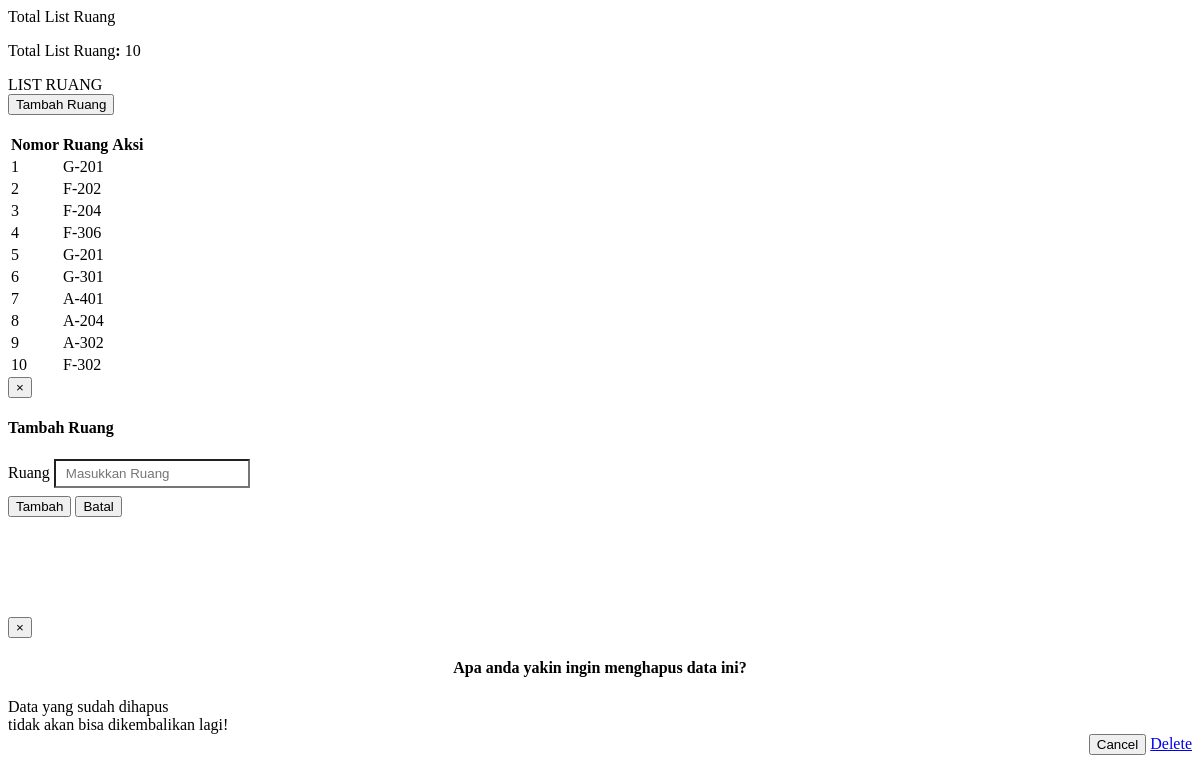
/dosen/admin-master/ruang/list-ruang.php, run on the app's committed database.
### tables this page shows
CREATE TABLE `ruang` (
  `id_ruang` int(10) NOT NULL,
  `nama_ruang` varchar(20) DEFAULT NULL
);

### dosen/admin-master/ruang/list-ruang.php (the view, shortened to what this page needs)
      <?php
$select_ruang = mysqli_query($koneksi,"SELECT * FROM ruang");
?>
<div class="list-jenis">
	<div class="row">
	 <div class="col-sm-2">
	  <section class="panel panel-default">
	   <div class="panel panel-heading">Total List Ruang</div>
		<div class="panel panel-body">
			<p>Total List Ruang<b>:</b>
			<?php
				echo mysqli_num_rows($select_ruang);
			?>
			</p>
		</div>
	 </div>
	 <div class="col-sm-10">
	  <section class="panel panel-default">
		<header class="panel-heading">LIST RUANG</header>
		<div class="panel-body">
		 <nav>
			<button type="button" data-target="#ModalAdd" data-toggle="modal" class="btn btn-warning">
			 <i class="fa fa-plus"></i> Tambah Ruang
			</button>
		 </nav>
		 <br>
		 <div class="table-responsive">
		  <table class="table table-bordered" id="example">
			<thead>
			 <tr>
			  <th>
			   Nomor
			  </th>
			  <th>
			   Ruang
			  </th>
			  <th>
			   Aksi
			  </th>
			 </tr>
			</thead>
			<tbody>
			<?php
			$no = 1;
			while($row_ruang = mysqli_fetch_array($select_ruang)){
			  echo '<tr>';
			  echo '<td>'.$no++.'</td>';
			  echo '<td>'.$row_ruang['nama_ruang'].'</td>';
			  echo "<td><a href='?hal=admin-master/ruang/edit-ruang&id_ruang=".$row_ruang['id_ruang']."' class='btn btn-warning' role='button'><i class='glyphicon glyphicon-pencil'></i></a>
                        <a href='#modal_delete' data-id='".$row_ruang['id_ruang']."' data-toggle='modal' class='btn btn-danger buang' role='button'><i class='glyphicon glyphicon-trash'></i></a>
					</td>";
			  echo '</tr>';
			 }
			?>
			</tbody>
			</table>
		 </div>
		</div>
	  </section>
	 </div>
	</div>
</div>
		<div id="ModalAdd" class="modal fade" tabindex="-1" role="dialog">
			<div class="modal-dialog">
				<div class="modal-content">
					<div class="modal-header">
						<button type="button" class="close" data-dismiss="modal" aria-label="Close"><span aria-hidden="true">&times;</span></button>
						<h4 class="modal-title">Tambah Ruang</h4>
					</div>
					<div class="modal-body">
						<form action="" name="modal_popup" method="post">
							<label for="ruang">Ruang</label>
							<input name="nama_ruang" type="text" id="ruang" class="form-control" placeholder="Masukkan Ruang" required />
							<br>
							<div class="modal-footer">
								<button class="btn btn-default" name="tambah" type="submit">
									Tambah
								</button>
								<button type="reset" class="btn btn-danger" data-dismiss="modal" aria-hidden="true">
									Batal
								</button>
							</div>
						</form>
					</div>
				</div>
			</div>
		</div>
		<div class="modal fade" id="modal_delete">
			<div class="modal-dialog">
				<div class="modal-content" style="margin-top:100px;">
					<div class="modal-header">
						<button type="button" class="close" data-dismiss="modal" aria-hidden="true">&times;</button>
						<h4 class="modal-title" style="text-align:center;">Apa anda yakin ingin menghapus data ini?</h4>
					</div>
                    <div class="modal-body">
					  <div class="alert alert-warning">Data yang sudah dihapus
					  <br> tidak akan bisa dikembalikan lagi!</div>
					</div>
					<div class="modal-footer" style="margin:0px; border-top:0px; text-align:right;">
						<button type="button" class="btn btn-default" data-dismiss="modal">Cancel</button>
						<a href="#" role="button" class="btn btn-danger" id="delete_link">Delete</a>
					</div>
				</div>
			</div>
		</div>

### dosen/admin-master/ruang/list-ruang.php (style rules this page uses)
input[type=text] { background-color: white; padding: 5px 5px 5px 10px; margin-bottom: 8px; }

### data on the page
ruang: nama_ruang "G-201"
ruang: nama_ruang "F-202"
ruang: nama_ruang "F-204"
ruang: nama_ruang "F-306"
ruang: nama_ruang "G-201"
ruang: nama_ruang "G-301"
ruang: nama_ruang "A-401"
ruang: nama_ruang "A-204"
ruang: nama_ruang "A-302"
ruang: nama_ruang "F-302"

### other printed values
mysqli_num_rows($select_ruang) "10"
